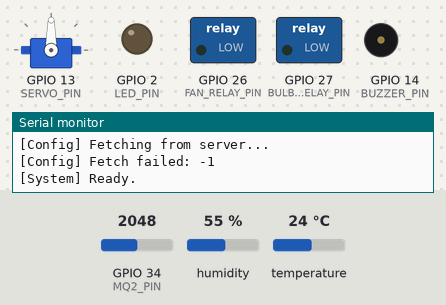
Recording of a sketch running on a simulated ESP32. Parts: servo, switched loads named in the sketch (green lamp = pin HIGH), output pins drawn as LEDs (lit = HIGH), buzzer (waves = sounding, pin HIGH), the last lines printed to the serial monitor. The test bench sets the inputs (shaded band); at power-on: humidity 55 %, temperature 24 °C, GPIO 34 (MQ2_PIN) = 2048. WiFi joins after 1.5 s; servers stay silent unless stated; network time is answered at once with the bench clock; uploads are accepted with an empty reply; the local clock reads 2024-03-15 10:24:30 at power-on unless the sketch sets it.

Above: at 3.9 s.
4.0 s: humidity set to 69 %
At 17.8 s:
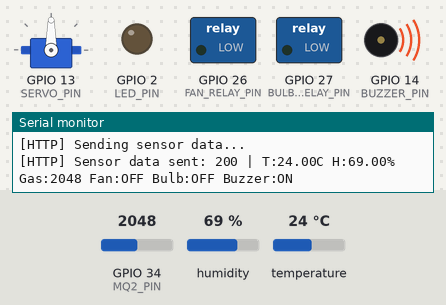
22.4 s: humidity set to 72 %
At 33.2 s:
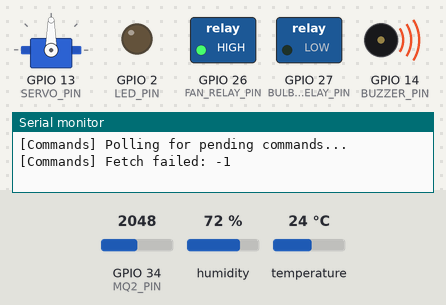
40.8 s: temperature set to 18.6 °C
59.2 s: temperature set to 17.6 °C
At 62.7 s:
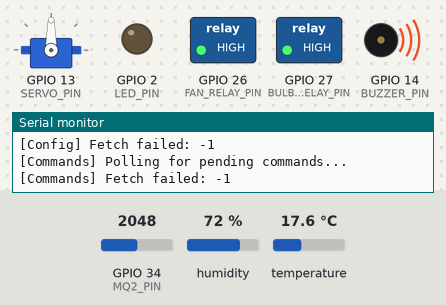
Timing chart, 0 to 78.5 s (numbered marks = the images above; inputs shaded):
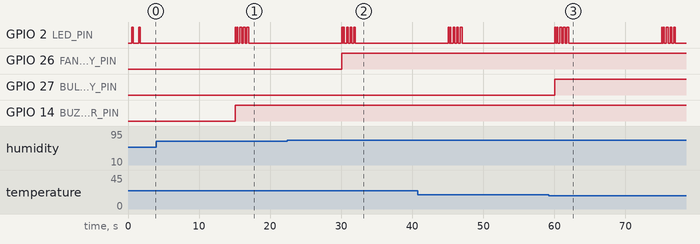

Measured:
- the behaviour switches between 70 and 71 % on humidity (found by bisection; images 1 and 2)
- the behaviour switches between 18 and 17.9 °C on temperature (found by bisection; images 2 and 3)
- after the input at 22.4 s, GPIO 26 (FAN_RELAY_PIN): LOW → HIGH after 7.7 s
- after the input at 59.2 s, GPIO 27 (BULB_RELAY_PIN): LOW → HIGH after 0.89 s

The sketch:

smarthen-firmware.ino
```cpp
#include <WiFi.h>
#include <HTTPClient.h>
#include <ArduinoJson.h>
#include <DHT.h>
#include <ESP32Servo.h>
#include <NTPClient.h>
#include <WiFiUdp.h>
#include "config.h"

#if !DEV_MODE
#include <WiFiClientSecure.h>
#endif

// ---------------------------------------------------------------------------
// Globals
// ---------------------------------------------------------------------------

// Sensors
DHT dht(DHT_PIN, DHT22);

// Servo
Servo feedServo;

// NTP
WiFiUDP ntpUDP;
NTPClient ntpTimeClient(ntpUDP, NTP_SERVER, TIMEZONE_OFFSET, 60000);

// Secure client for HTTPS (production only)
#if !DEV_MODE
WiFiClientSecure secureClient;
#endif

// System state
unsigned long lastSendTime = 0;
unsigned long lastConfigRefreshTime = 0;
unsigned long lastCommandPollTime = 0;
unsigned long lastScheduleCheckTime = 0;

// Config (synced from backend)
struct {
  float temperatureMin = DEFAULT_TEMPERATURE_MIN;
  float temperatureMax = DEFAULT_TEMPERATURE_MAX;
  float humidityMin = DEFAULT_HUMIDITY_MIN;
  float humidityMax = DEFAULT_HUMIDITY_MAX;
  int gasThreshold = DEFAULT_GAS_THRESHOLD;
  bool fanAutoMode = DEFAULT_FAN_AUTO_MODE;
  bool bulbAutoMode = DEFAULT_BULB_AUTO_MODE;
  bool buzzerEnabled = DEFAULT_BUZZER_ENABLED;
  String feedingTimes = DEFAULT_FEEDING_TIMES;
} systemConfig;

// Current readings
struct {
  float temperature = 0;
  float humidity = 0;
  int gasLevel = 0;
  bool fanState = false;
  bool bulbState = false;
  bool buzzerState = false;
} currentReadings;

// ---------------------------------------------------------------------------
// LED Helpers
// ---------------------------------------------------------------------------

void setLed(bool state) {
  digitalWrite(LED_PIN, state ? LOW : HIGH);  // Active LOW
}

void blinkLed(int count, int delayMs) {
  for (int i = 0; i < count; i++) {
    setLed(false);
    delay(delayMs);
    setLed(true);
    delay(delayMs);
  }
  setLed(true);
}

// ---------------------------------------------------------------------------
// WiFi
// ---------------------------------------------------------------------------

void setupWiFi() {
  Serial.print("[WiFi] Connecting to ");
  Serial.println(WIFI_SSID);

  WiFi.mode(WIFI_STA);
  WiFi.begin(WIFI_SSID, WIFI_PASSWORD);

  while (WiFi.status() != WL_CONNECTED) {
    blinkLed(1, 250);
    Serial.print(".");
    delay(500);
  }

  Serial.println();
  Serial.print("[WiFi] Connected. IP: ");
  Serial.println(WiFi.localIP());
  setLed(true);
}

void reconnectWiFi() {
  if (WiFi.status() == WL_CONNECTED) return;

  Serial.println("[WiFi] Connection lost. Reconnecting...");
  WiFi.disconnect();
  delay(1000);
  setupWiFi();
}

// ---------------------------------------------------------------------------
// NTP
// ---------------------------------------------------------------------------

void setupNTP() {
  ntpTimeClient.begin();
  ntpTimeClient.update();
  Serial.print("[NTP] Time: ");
  Serial.println(ntpTimeClient.getFormattedTime());
}

String getCurrentTime() {
  ntpTimeClient.update();
  return ntpTimeClient.getFormattedTime();  // "HH:MM:SS"
}

String getCurrentHourMinute() {
  String fullTime = getCurrentTime();
  return fullTime.substring(0, 5);  // "HH:MM"
}

// ---------------------------------------------------------------------------
// Sensor Reading
// ---------------------------------------------------------------------------

void readSensors() {
  currentReadings.temperature = dht.readTemperature();
  currentReadings.humidity = dht.readHumidity();
  currentReadings.gasLevel = analogRead(MQ2_PIN);

  if (isnan(currentReadings.temperature)) currentReadings.temperature = 0;
  if (isnan(currentReadings.humidity)) currentReadings.humidity = 0;

  Serial.print("[Sensor] T: ");
  Serial.print(currentReadings.temperature);
  Serial.print("°C, H: ");
  Serial.print(currentReadings.humidity);
  Serial.print("%, Gas: ");
  Serial.println(currentReadings.gasLevel);
}

// ---------------------------------------------------------------------------
// Actuator Control
// ---------------------------------------------------------------------------

void setFan(bool state) {
  currentReadings.fanState = state;
  digitalWrite(FAN_RELAY_PIN, state ? HIGH : LOW);
  Serial.print("[Actuator] Fan: ");
  Serial.println(state ? "ON" : "OFF");
}

void setBulb(bool state) {
  currentReadings.bulbState = state;
  digitalWrite(BULB_RELAY_PIN, state ? HIGH : LOW);
  Serial.print("[Actuator] Bulb: ");
  Serial.println(state ? "ON" : "OFF");
}

void setBuzzer(bool state) {
  currentReadings.buzzerState = state;
  digitalWrite(BUZZER_PIN, state ? HIGH : LOW);
  Serial.print("[Actuator] Buzzer: ");
  Serial.println(state ? "ON" : "OFF");
}

void dispenseFeed() {
  Serial.println("[Actuator] Dispensing feed...");
  feedServo.write(20);
  delay(1500);
  feedServo.write(90);
  Serial.println("[Actuator] Feed dispensed.");
}

// ---------------------------------------------------------------------------
// Automation Logic
// ---------------------------------------------------------------------------

void applyAutomation() {
  // Fan control
  if (systemConfig.fanAutoMode) {
    bool fanShouldBeOn = (currentReadings.temperature > systemConfig.temperatureMax) ||
                         (currentReadings.humidity > systemConfig.humidityMax);
    if (fanShouldBeOn != currentReadings.fanState) {
      setFan(fanShouldBeOn);
    }
  }

  // Bulb control
  if (systemConfig.bulbAutoMode) {
    bool bulbShouldBeOn = currentReadings.temperature < systemConfig.temperatureMin;
    if (bulbShouldBeOn != currentReadings.bulbState) {
      setBulb(bulbShouldBeOn);
    }
  }

  // Buzzer (gas alert)
  if (systemConfig.buzzerEnabled) {
    bool buzzerShouldBeOn = currentReadings.gasLevel > systemConfig.gasThreshold;
    if (buzzerShouldBeOn != currentReadings.buzzerState) {
      setBuzzer(buzzerShouldBeOn);
    }
  }
}

// ---------------------------------------------------------------------------
// Feeding Schedule
// ---------------------------------------------------------------------------

void checkFeedingScheduleAndDispense() {
  String currentHM = getCurrentHourMinute();

  // Parse feed times from config (comma-separated)
  int start = 0;
  int end = systemConfig.feedingTimes.indexOf(',');
  while (end >= 0) {
    String time = systemConfig.feedingTimes.substring(start, end);
    time.trim();
    if (time == currentHM) {
      dispenseFeed();
      return;
    }
    start = end + 1;
    end = systemConfig.feedingTimes.indexOf(',', start);
  }
  String lastTime = systemConfig.feedingTimes.substring(start);
  lastTime.trim();
  if (lastTime == currentHM) {
    dispenseFeed();
  }
}

// ---------------------------------------------------------------------------
// Backend Communication
// ---------------------------------------------------------------------------

void sendSensorData() {
  if (WiFi.status() != WL_CONNECTED) return;

  Serial.println("[HTTP] Sending sensor data...");

  HTTPClient http;
  StaticJsonDocument<256> doc;

  doc["temperature"] = currentReadings.temperature;
  doc["humidity"] = currentReadings.humidity;
  doc["gasLevel"] = currentReadings.gasLevel;
  doc["fanState"] = currentReadings.fanState;
  doc["bulbState"] = currentReadings.bulbState;
  doc["buzzerState"] = currentReadings.buzzerState;

  char payload[256];
  serializeJson(doc, payload);

#if DEV_MODE
  http.begin(API_SEND_SENSOR_DATA);
#else
  secureClient.setInsecure();
  http.begin(secureClient, API_SEND_SENSOR_DATA);
#endif
  http.addHeader("Content-Type", "application/json");
  http.addHeader("X-API-Key", HARDWARE_API_KEY);

  blinkLed(2, 120);
  int httpCode = http.POST(payload);

  if (httpCode > 0) {
    Serial.print("[HTTP] Sensor data sent: ");
    Serial.print(httpCode);
    Serial.print(" | T:");
    Serial.print(currentReadings.temperature);
    Serial.print("C H:");
    Serial.print(currentReadings.humidity);
    Serial.print("% Gas:");
    Serial.print(currentReadings.gasLevel);
    Serial.print(" Fan:");
    Serial.print(currentReadings.fanState ? "ON" : "OFF");
    Serial.print(" Bulb:");
    Serial.print(currentReadings.bulbState ? "ON" : "OFF");
    Serial.print(" Buzzer:");
    Serial.println(currentReadings.buzzerState ? "ON" : "OFF");

    if (httpCode == 200 || httpCode == 201) {
      blinkLed(3, 250);
    } else {
      blinkLed(4, 250);
    }
  } else {
    Serial.print("[HTTP] POST failed: ");
    Serial.println(http.errorToString(httpCode));
    blinkLed(4, 250);
  }

  http.end();
}

void fetchConfig() {
  if (WiFi.status() != WL_CONNECTED) return;

  Serial.println("[Config] Fetching from server...");

  HTTPClient http;
#if DEV_MODE
  http.begin(API_GET_CONFIG);
#else
  secureClient.setInsecure();
  http.begin(secureClient, API_GET_CONFIG);
#endif
  http.addHeader("X-API-Key", HARDWARE_API_KEY);

  int httpCode = http.GET();

  if (httpCode == 200) {
    StaticJsonDocument<512> doc;
    DeserializationError error = deserializeJson(doc, http.getString());

    if (!error && doc.containsKey("data")) {
      JsonObject data = doc["data"];

      systemConfig.temperatureMin = data["temperatureMin"] | DEFAULT_TEMPERATURE_MIN;
      systemConfig.temperatureMax = data["temperatureMax"] | DEFAULT_TEMPERATURE_MAX;
      systemConfig.humidityMin = data["humidityMin"] | DEFAULT_HUMIDITY_MIN;
      systemConfig.humidityMax = data["humidityMax"] | DEFAULT_HUMIDITY_MAX;
      systemConfig.gasThreshold = data["gasThreshold"] | DEFAULT_GAS_THRESHOLD;
      systemConfig.fanAutoMode = data["fanAutoMode"] | DEFAULT_FAN_AUTO_MODE;
      systemConfig.bulbAutoMode = data["bulbAutoMode"] | DEFAULT_BULB_AUTO_MODE;
      systemConfig.buzzerEnabled = data["buzzerEnabled"] | DEFAULT_BUZZER_ENABLED;

      if (data.containsKey("feedingTimes") && data["feedingTimes"].is<JsonArray>()) {
        systemConfig.feedingTimes = "";
        JsonArray times = data["feedingTimes"].as<JsonArray>();
        for (size_t i = 0; i < times.size(); i++) {
          if (i > 0) systemConfig.feedingTimes += ",";
          systemConfig.feedingTimes += times[i].as<String>();
        }
      }

      Serial.print("[Config] Updated: Tmin=");
      Serial.print(systemConfig.temperatureMin);
      Serial.print(" Tmax=");
      Serial.print(systemConfig.temperatureMax);
      Serial.print(" Hmin=");
      Serial.print(systemConfig.humidityMin);
      Serial.print(" Hmax=");
      Serial.print(systemConfig.humidityMax);
      Serial.print(" GasThr=");
      Serial.print(systemConfig.gasThreshold);
      Serial.print(" FanAuto=");
      Serial.print(systemConfig.fanAutoMode ? "true" : "false");
      Serial.print(" BulbAuto=");
      Serial.print(systemConfig.bulbAutoMode ? "true" : "false");
      Serial.print(" Buzzer=");
      Serial.print(systemConfig.buzzerEnabled ? "true" : "false");
      Serial.print(" FeedTimes=");
      Serial.println(systemConfig.feedingTimes);
    } else {
      Serial.println("[Config] Parse failed");
    }
  } else {
    Serial.print("[Config] Fetch failed: ");
    Serial.println(httpCode);
  }

  http.end();
}

void fetchAndExecuteCommands() {
  if (WiFi.status() != WL_CONNECTED) return;

  Serial.println("[Commands] Polling for pending commands...");

  HTTPClient http;
#if DEV_MODE
  http.begin(API_GET_PENDING_COMMANDS);
#else
  secureClient.setInsecure();
  http.begin(secureClient, API_GET_PENDING_COMMANDS);
#endif
  http.addHeader("X-API-Key", HARDWARE_API_KEY);

  int httpCode = http.GET();

  if (httpCode == 200) {
    StaticJsonDocument<1024> doc;
    DeserializationError error = deserializeJson(doc, http.getString());

    if (!error && doc.containsKey("data")) {
      JsonArray commands = doc["data"].as<JsonArray>();

      if (commands.size() == 0) {
        Serial.println("[Commands] No pending commands");
      } else {
        Serial.print("[Commands] Received ");
        Serial.print(commands.size());
        Serial.println(" command(s)");

        for (JsonObject cmd : commands) {
          String command = cmd["command"];
          String id = cmd["_id"];

          Serial.print("[Command] Executing: ");
          Serial.println(command);

          bool executed = false;

          if (command == "fan_on") { setFan(true); executed = true; }
          else if (command == "fan_off") { setFan(false); executed = true; }
          else if (command == "bulb_on") { setBulb(true); executed = true; }
          else if (command == "bulb_off") { setBulb(false); executed = true; }
          else if (command == "feed_dispense") { dispenseFeed(); executed = true; }

          if (executed) {
            updateCommandStatus(id, "executed");
          }
        }
      }
    } else {
      Serial.println("[Commands] Parse failed");
    }
  } else {
    Serial.print("[Commands] Fetch failed: ");
    Serial.println(httpCode);
  }

  http.end();
}

void updateCommandStatus(String id, String status) {
  if (WiFi.status() != WL_CONNECTED) return;

  Serial.print("[Command] Updating status: ");
  Serial.print(id);
  Serial.print(" -> ");
  Serial.println(status);

  HTTPClient http;
#if DEV_MODE
  http.begin(API_EXECUTE_COMMAND);
#else
  secureClient.setInsecure();
  http.begin(secureClient, API_EXECUTE_COMMAND);
#endif

  StaticJsonDocument<128> doc;
  doc["commandId"] = id;
  doc["status"] = status;

  char payload[128];
  serializeJson(doc, payload);

  http.addHeader("Content-Type", "application/json");
  http.addHeader("X-API-Key", HARDWARE_API_KEY);

  int httpCode = http.PUT(payload);

  if (httpCode == 200) {
    Serial.println("[Command] Status updated");
  } else {
    Serial.print("[Command] Status update failed: ");
    Serial.println(httpCode);
  }

  http.end();
}

// ---------------------------------------------------------------------------
// Setup
// ---------------------------------------------------------------------------

void setup() {
  // Claim relay pins FIRST (before Serial/delay) to prevent floating GPIO
  // from briefly triggering the relays on boot.
  pinMode(FAN_RELAY_PIN, OUTPUT);
  pinMode(BULB_RELAY_PIN, OUTPUT);
  pinMode(BUZZER_PIN, OUTPUT);
  digitalWrite(FAN_RELAY_PIN, LOW);
  digitalWrite(BULB_RELAY_PIN, LOW);
  digitalWrite(BUZZER_PIN, LOW);

  Serial.begin(115200);
  delay(500);

  pinMode(LED_PIN, OUTPUT);
  pinMode(MQ2_PIN, INPUT);

  setLed(false);

  // Init DHT
  dht.begin();

  // Init servo
  feedServo.attach(SERVO_PIN);
  feedServo.write(90);

  Serial.println("\n=== Smarthen Firmware Starting ===");

  setupWiFi();
  setupNTP();

  // Fetch initial config
  fetchConfig();

  setLed(true);
  Serial.println("[System] Ready.");
}

// ---------------------------------------------------------------------------
// Loop
// ---------------------------------------------------------------------------

void loop() {
  unsigned long now = millis();

  reconnectWiFi();

  // Read sensors at send interval
  if (now - lastSendTime >= SEND_INTERVAL_MS) {
    lastSendTime = now;
    readSensors();
    applyAutomation();
    sendSensorData();
  }

  // Refresh config
  if (now - lastConfigRefreshTime >= CONFIG_REFRESH_MS) {
    lastConfigRefreshTime = now;
    fetchConfig();
  }

  // Poll for commands
  if (now - lastCommandPollTime >= COMMAND_POLL_MS) {
    lastCommandPollTime = now;
    fetchAndExecuteCommands();
  }

  // Check feeding schedule and dispense if due
  if (now - lastScheduleCheckTime >= SCHEDULE_CHECK_MS) {
    lastScheduleCheckTime = now;
    checkFeedingScheduleAndDispense();
  }

  delay(100);
}
```

config.h
```cpp
#pragma once

// ---------------------------------------------------------------------------
// config.h — Smarthen Firmware Configuration
// ---------------------------------------------------------------------------

// --- WiFi -------------------------------------------------------------------
#define WIFI_SSID       "Wirespot"
#define WIFI_PASSWORD   "W12345678T"

// --- Mode -------------------------------------------------------------------
// Set to true for local development (HTTP), false for production (HTTPS)
#define DEV_MODE        false

// --- Backend ----------------------------------------------------------------
#if DEV_MODE
  #define API_BASE_URL  "http://192.168.0.170:5000/api"
#else
  #define API_BASE_URL  "https://smarthen-be.onrender.com/api"
#endif

#define HARDWARE_API_KEY "4pQ2wK8mN5zR7vX3jG1hF9dC6bS0eT2v"

// --- Endpoints (must match smarthen-backend routes) -------------------------
#define API_SEND_SENSOR_DATA      API_BASE_URL "/readings/sensor-data"
#define API_GET_CONFIG            API_BASE_URL "/config"
#define API_GET_PENDING_COMMANDS  API_BASE_URL "/commands/pending"
#define API_EXECUTE_COMMAND       API_BASE_URL "/commands/execute"

// --- Timing (milliseconds) --------------------------------------------------
#define SEND_INTERVAL_MS      15000UL   // Send sensor data every 15s
#define CONFIG_REFRESH_MS     60000UL   // Refresh config every 60s
#define COMMAND_POLL_MS       10000UL   // Poll for commands every 10s
#define SCHEDULE_CHECK_MS     30000UL   // Check feeding schedule every 30s

// --- Hardware Pins ----------------------------------------------------------
#define LED_PIN             2             // On-board LED (GPIO 2 on most ESP32 DevKit boards, active LOW)
#define DHT_PIN             4             // DHT22 data pin
#define MQ2_PIN             34            // MQ2 analog input
#define FAN_RELAY_PIN       26            // Relay channel 1 (fan)
#define BULB_RELAY_PIN      27            // Relay channel 2 (bulb)
#define SERVO_PIN           13            // SG90 servo signal
#define BUZZER_PIN          14            // Buzzer (active HIGH)

// --- Defaults (overridden by backend config) --------------------------------
#define DEFAULT_TEMPERATURE_MIN    18.0
#define DEFAULT_TEMPERATURE_MAX    30.0
#define DEFAULT_HUMIDITY_MIN       40.0
#define DEFAULT_HUMIDITY_MAX       70.0
#define DEFAULT_GAS_THRESHOLD      200
#define DEFAULT_FAN_AUTO_MODE      true
#define DEFAULT_BULB_AUTO_MODE     true
#define DEFAULT_BUZZER_ENABLED     true

// --- Feeding Schedule Defaults (overridden by backend) ----------------------
#define DEFAULT_FEEDING_TIMES  "02:00,06:00,09:00,15:00"

// --- NTP --------------------------------------------------------------------
#define NTP_SERVER          "pool.ntp.org"
#define TIMEZONE_OFFSET     3600          // GMT+1 (Nigeria)
```
